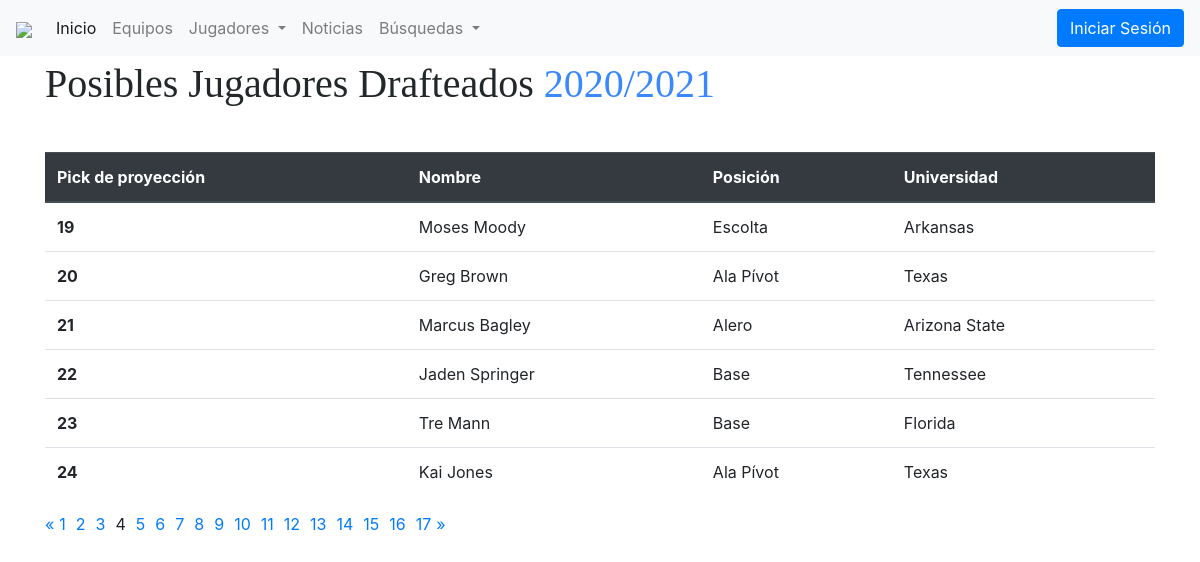
Screenshot of /drafteados/?page=4 with the database file from the repository.
### main/models.py (models this page shows, shortened)
class Drafteado(models.Model):
    nombreJugador = models.CharField(max_length=64, default="nul")
    posicionJugador = models.CharField(PosicionDraft,max_length=64, default="nul")
    universidad = models.CharField(max_length=256, default="nul")
    pickJugador = models.IntegerField(default=0)

### main/views.py (the view)
# urls.py: path('drafteados/', views.lista_drafteados),
def lista_drafteados(request):
    drafteados_list=Drafteado.objects.all()
    page = request.GET.get('page', 1)
    paginator = Paginator(drafteados_list, 6)
    try:
        drafteados = paginator.page(page)
    except PageNotAnInteger:
        drafteados = paginator.page(1)
    except EmptyPage:
        drafteados = paginator.page(paginator.num_pages)
    return render(request, 'drafteados.html', { 'drafteados': drafteados })

### main/templates/drafteados.html (shortened to what this page needs)
{% extends 'base.html' %}
  {% block contenido %}
  <body>
    <main class="main">
        <div class="container">
            <div class="inner__headings">
            <h3 class="inner__head">Posibles Jugadores Drafteados <span class="inner__clr">2020/2021</span></h3>
            </div>
            <table class="table">
                <thead class="thead-dark">
                <tr>
                    <th scope="col">Pick de proyección</th>
                    <th scope="col">Nombre</th>
                    <th scope="col">Posición</th>
                    <th scope="col">Universidad</th>
                </tr>
                </thead>
                <tbody>
                {% for row in drafteados %}
                <tr>
                    <th>{{row.pickJugador}}</th>
                    <td>{{row.nombreJugador}}</td>
                    <td>{{row.posicionJugador}}</td>
                    <td>{{row.universidad}}</td>
                </tr>
                {% endfor %}
                </tbody>
            </table>
            {% if drafteados.has_other_pages %}
            <ul class="pagination">
                {% if drafteados.has_previous %}
                <li><a href="?page={{ drafteados.previous_page_number }}">&laquo;</a></li>
                {% else %}
                <li class="disabled"><span>&laquo;</span></li>
                {% endif %}
                {% for i in drafteados.paginator.page_range %}
                {% if drafteados.number == i %}
                    <li style="margin-right: 5px; margin-left: 5px;" class="active"><span>{{ i }} <span class="sr-only">(current)</span></span></li>
                {% else %}
                    <li style="margin-right: 5px; margin-left: 5px;"><a href="?page={{ i }}">{{ i }}</a></li>
                {% endif %}
                {% endfor %}
                {% if drafteados.has_next %}
                <li ><a  href="?page={{ drafteados.next_page_number }}">&raquo;</a></li>
                {% else %}
                <li class="disabled"><span>&raquo;</span></li>
                {% endif %}
            </ul>
            {% endif %}
  </div>
  </main>
  </body>
  {% endblock %}

### rows the page displays
Drafteado: pickJugador "19", nombreJugador "Moses Moody", posicionJugador "Escolta", universidad "Arkansas"
Drafteado: pickJugador "20", nombreJugador "Greg Brown", posicionJugador "Ala Pívot", universidad "Texas"
Drafteado: pickJugador "21", nombreJugador "Marcus Bagley", posicionJugador "Alero", universidad "Arizona State"
Drafteado: pickJugador "22", nombreJugador "Jaden Springer", posicionJugador "Base", universidad "Tennessee"
Drafteado: pickJugador "23", nombreJugador "Tre Mann", posicionJugador "Base", universidad "Florida"
Drafteado: pickJugador "24", nombreJugador "Kai Jones", posicionJugador "Ala Pívot", universidad "Texas"

### other values shown
{{ i }} "1" "2" "3" "5" "6" "7" "8" "9" "10" "11" "12" "13" "14" "15" "16" "17"
{{ i }} "4"
